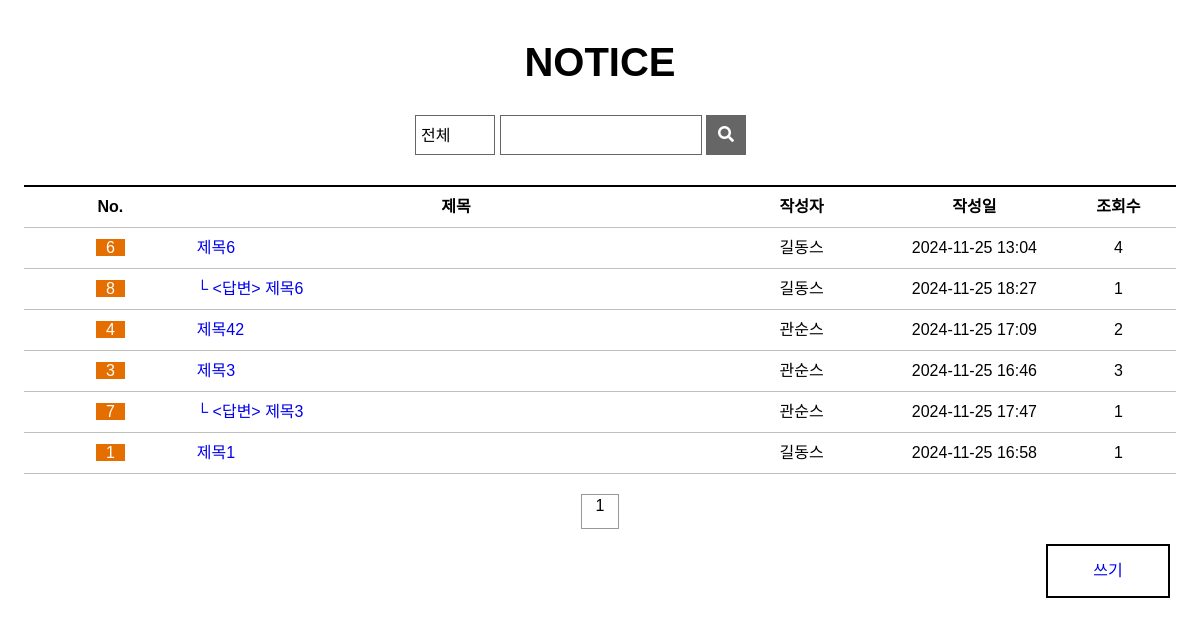
/board/blist/, run on the app's committed database.
### board/models.py (models this page shows, shortened)
class Board(models.Model):
  bno = models.AutoField(primary_key=True)
  member = models.ForeignKey(Member, on_delete=models.DO_NOTHING, null=True)
  btitle = models.CharField(max_length=1000)
  bcontent = models.TextField()
  bgroup = models.IntegerField(null=True)
  bstep = models.IntegerField(default=0)
  bindent = models.IntegerField(default=0)
  bhit = models.IntegerField(default=0)
  bdate = models.DateTimeField(auto_now=True)
  bimg = models.ImageField(null=True, upload_to='board')

### member/models.py (models this page shows, shortened)
class Member(models.Model):
  id = models.CharField(max_length=50, primary_key=True)
  pw = models.CharField(max_length=100)
  name = models.CharField(max_length=100)
  nicName = models.CharField(max_length=100)
  tel = models.CharField(max_length=20, default="010-0000-0000")
  gender = models.CharField(max_length=10, default="남자")
  hobby = models.CharField(max_length=50, default='game')
  mdate = models.DateTimeField(auto_now=True)

### board/views.py (the view)
# urls.py: path('blist/', views.blist, name='blist'),
def blist(request):
  boards = Board.objects.all().order_by('-bgroup', 'bstep')
  context = {"blist": boards}
  return render(request, 'blist.html', context)

### board/templates/blist.html (shortened to what this page needs)
<!DOCTYPE html>
{% load static %}
<html>
<head>
  <link rel="stylesheet" href="https://cdnjs.cloudflare.com/ajax/libs/font-awesome/5.12.1/css/all.min.css">
  <link rel="stylesheet" href="{% static 'css/style.css' %}">
  <link rel="stylesheet" href="{% static 'css/notice_list.css' %}">
</head>
<body>
<section>
    <h1>NOTICE</h1>
    <div class="wrapper">
      <form action="/search" name="search" method="post">
        <select name="category" id="category">
          <option value="0">전체</option>
        </select>
        <div class="title">
          <input type="text" size="16">
        </div>
        <button type="submit"><i class="fas fa-search"></i></button>
      </form>
    </div>
    <table>
      <colgroup>
        <col width="15%">
        <col width="45%">
        <col width="15%">
        <col width="15%">
        <col width="10%">
      </colgroup>
      <tr>
        <th>No.</th>
        <th>제목</th>
        <th>작성자</th>
        <th>작성일</th>
        <th>조회수</th>
      </tr>
      {% if blist %}
        {% for b in blist %}
          <tr>
            <td><span class="table-notice">{{ b.bno }}</span></td>
            <td class="table-title">
            <a href="/board/bview/{{ b.bno }}/">
              {% if b.bindent > 0  %}
                {% for i in ""|rjust:b.bindent %}└{% endfor %}
              {% endif %}
              {{ b.btitle }}
            </a>
            </td>
            <td>{{ b.member.nicName }}</td>
            <td>{{ b.bdate | date:'Y-m-d H:i' }}</td>
            <td>{{ b.bhit }}</td>
          </tr>
        {% endfor %}
      {% else %}
      <tr>
        <td colspan="5">데이터가 없습니다.</td>
      </tr>
      {% endif %}
    </table>
    <ul class="page-num">
      <li class="first"></li>
      <li class="prev"></li>
      <li class="num"><div>1</div></li>
      <li class="next"></li>
      <li class="last"></li>
    </ul>
    <a href="/board/bwrite/"><div class="write">쓰기</div></a>
  </section>
</body>
</html>

### static/css/style.css (style rules this page uses)
*, body { margin: 0; padding: 0; font-family: 'Noto Sans KR', sans-serif; font-size: 16px; }
li { display: inline-block; padding-right: 5px; font-size: 13px; }
.wrapper { width: 1200px; margin: auto; }

### static/css/notice_list.css (style rules this page uses)
section { text-align: center; }
h1 { margin-top: 40px; margin-bottom: 50px; font-size: 40px; }
.wrapper { position: relative; }
select { position: absolute; top: 50%; left: 50%; width: 80px; height: 40px; margin-left: -185px; margin-top: -20px; padding: 5px; border: 1px solid #666666; font-family: inherit; background: url(https://www.midashotel.co.kr/Midas_common/images/homepage/board/search-box-select.png) no-repeat 95% 50%; -webkit-appearance: none; -moz-appearance: none; appearance: none; }
form > div { position: absolute; top: 50%; left: 50%; width: 200px; height: 38px; margin-left: -100px; margin-top: -20px; display: inline-block; border: 1px solid #666666; }
input { position: relative; top: 4px; left: 2px; border: none; font-size: 16px; }
button { position: absolute; top: 50%; left: 50%; width: 40px; height: 40px; margin-left: 106px; margin-top: -20px; background: #666666; color: white; border: none; }
table { width: 96%; margin-top: 100px; margin-left: auto; margin-right: auto; line-height: 40px; }
.table-notice { background-color: #e56e00; color: white; padding-left: 10px; padding-right: 10px; }
.table-title { text-align: left; }
table { border-collapse: collapse; }
th { border: 1px solid silver; border-top: 2px solid black; }
td { border: 1px solid silver; }
th, td { border-left: hidden; border-right: hidden; }
.page-num { margin-top: 15px; }
.page-num li { width: 36px; height: 35px; padding: 0; }
.first { background: url(https://www.midashotel.co.kr/Midas_common/images/homepage/board/paging_first.png) no-repeat; }
.prev { background: url(https://www.midashotel.co.kr/Midas_common/images/homepage/board/paging_prev.png) no-repeat; }
.num { position: relative; top: -15px; height: 33px !important; margin-left: 15px; margin-right: 15px; border: 1px #989898 solid; }
.num > div { position: relative; top: 2px; }
.next { background: url(https://www.midashotel.co.kr/Midas_common/images/homepage/board/paging_next.png) no-repeat; }
.last { background: url(https://www.midashotel.co.kr/Midas_common/images/homepage/board/paging_last.png) no-repeat; }
.write { float: right; width: 120px; height: 50px; line-height: 50px; margin: 0 30px 50px 0; border: 2px black solid; }

### board/templates/blist.html (style rules this page uses)
a { text-decoration: none; }

### data on the page
Board: bno "6", btitle "제목6", member.nicName "길동스", bdate "2024-11-25 13:04", bhit "4"
Board: bno "8", bindent 1 (drawn), btitle "<답변> 제목6", member.nicName "길동스", bdate "2024-11-25 18:27", bhit "1"
Board: bno "4", btitle "제목42", member.nicName "관순스", bdate "2024-11-25 17:09", bhit "2"
Board: bno "3", btitle "제목3", member.nicName "관순스", bdate "2024-11-25 16:46", bhit "3"
Board: bno "7", bindent 1 (drawn), btitle "<답변> 제목3", member.nicName "관순스", bdate "2024-11-25 17:47", bhit "1"
Board: bno "1", btitle "제목1", member.nicName "길동스", bdate "2024-11-25 16:58", bhit "1"
